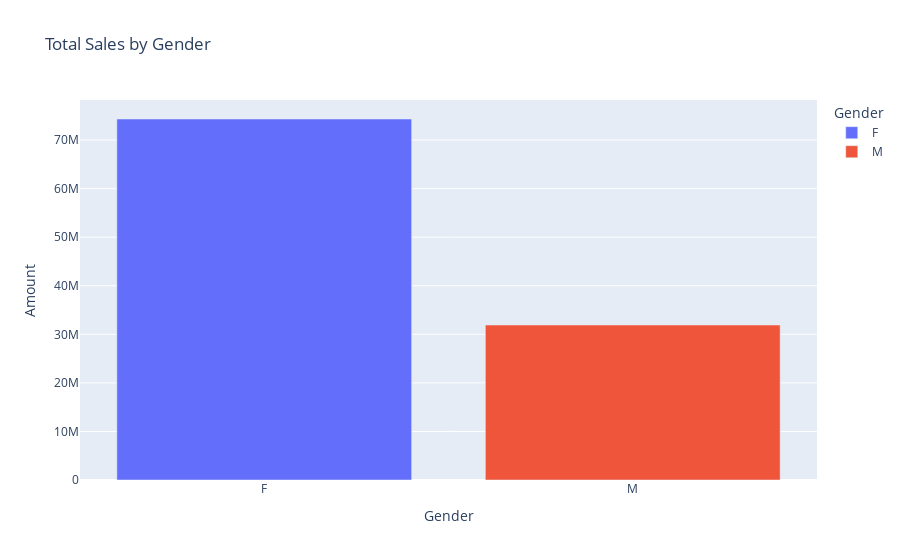

Notebook code for this chart:
### Markdown cell above
## Descriptive analysis

### Code cell
# 1. Sales by Gender
fig_gender = px.bar(df.groupby("Gender")["Amount"].sum().reset_index(),
                    x="Gender", y="Amount", color="Gender",
                    title="Total Sales by Gender")
fig_gender.show()

### Figure 1 — Plotly figure (JSON) as saved in the notebook; plotly's stock layout.template omitted (floating-point values rounded to 4 significant figures)
{"data": [{"alignmentgroup": "True", "hovertemplate": "Gender=%{x}<br>Amount=%{y}<extra></extra>", "legendgroup": "F", "marker": {"color": "#636efa", "pattern": {"shape": ""}}, "name": "F", "offsetgroup": "F", "orientation": "v", "showlegend": true, "textposition": "auto", "type": "bar", "x": ["F"], "xaxis": "x", "y": [74340000.0], "yaxis": "y"}, {"alignmentgroup": "True", "hovertemplate": "Gender=%{x}<br>Amount=%{y}<extra></extra>", "legendgroup": "M", "marker": {"color": "#EF553B", "pattern": {"shape": ""}}, "name": "M", "offsetgroup": "M", "orientation": "v", "showlegend": true, "textposition": "auto", "type": "bar", "x": ["M"], "xaxis": "x", "y": [31913276], "yaxis": "y"}], "layout": {"autosize": true, "barmode": "relative", "legend": {"title": {"text": "Gender"}, "tracegroupgap": 0}, "title": {"text": "Total Sales by Gender"}, "xaxis": {"anchor": "y", "autorange": true, "categoryarray": ["F", "M"], "categoryorder": "array", "domain": [0, 1], "range": [-0.5, 1.5], "title": {"text": "Gender"}, "type": "category"}, "yaxis": {"anchor": "x", "autorange": true, "domain": [0, 1], "range": [0, 78250000.0], "title": {"text": "Amount"}, "type": "linear"}}}
